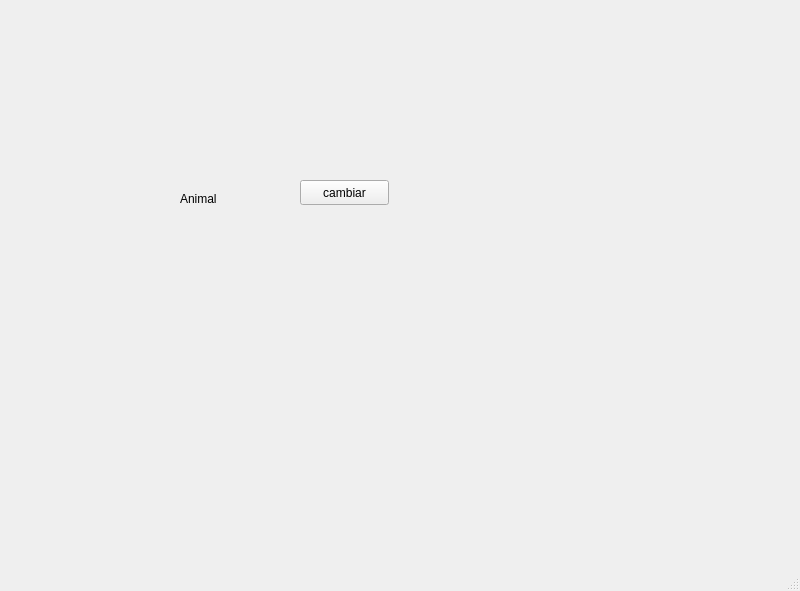
<?xml version="1.0" encoding="UTF-8"?>
<ui version="4.0">
 <class>MainWindow</class>
 <widget class="QMainWindow" name="MainWindow">
  <property name="geometry">
   <rect>
    <x>0</x>
    <y>0</y>
    <width>800</width>
    <height>591</height>
   </rect>
  </property>
  <property name="windowTitle">
   <string>MainWindow</string>
  </property>
  <widget class="QWidget" name="centralwidget">
   <widget class="QLabel" name="labelAnimal">
    <property name="geometry">
     <rect>
      <x>180</x>
      <y>190</y>
      <width>67</width>
      <height>17</height>
     </rect>
    </property>
    <property name="text">
     <string>Animal</string>
    </property>
   </widget>
   <widget class="QPushButton" name="btnCambiar">
    <property name="geometry">
     <rect>
      <x>300</x>
      <y>180</y>
      <width>89</width>
      <height>25</height>
     </rect>
    </property>
    <property name="text">
     <string>cambiar</string>
    </property>
   </widget>
  </widget>
  <widget class="QMenuBar" name="menubar">
   <property name="geometry">
    <rect>
     <x>0</x>
     <y>0</y>
     <width>800</width>
     <height>22</height>
    </rect>
   </property>
  </widget>
  <widget class="QStatusBar" name="statusbar"/>
 </widget>
 <resources/>
 <connections/>
</ui>
